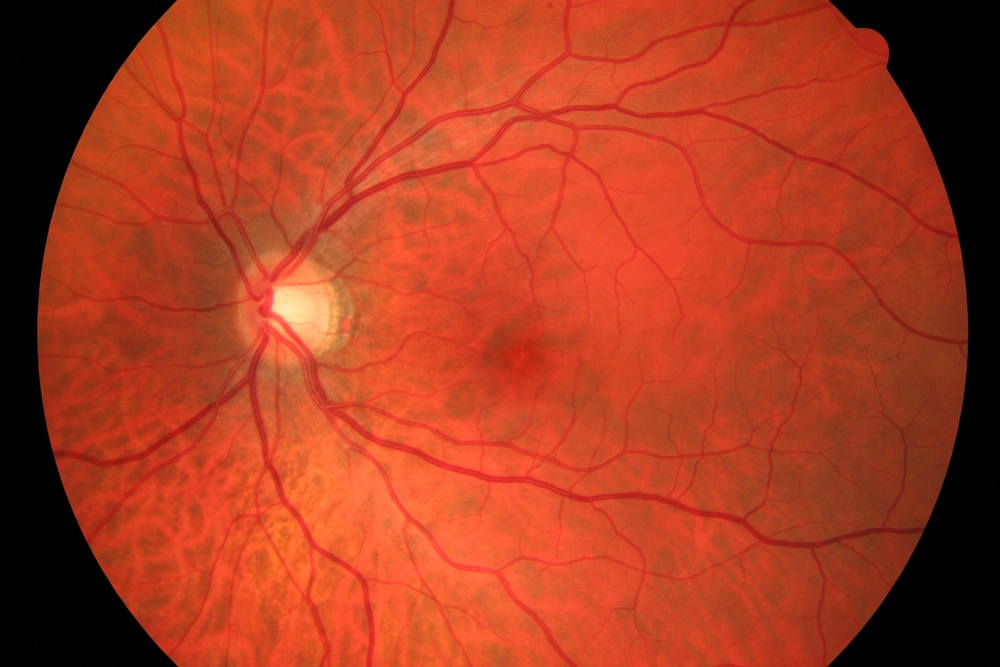
#> input picture image_processing/examples/02_h.jpg, 1000 x 667 px, shrunk from 3504 x 2336 before the run
$ jupyter execute --allow-errors main.ipynb   (shell and % lines are left out)
#> lines starting #> are read from the running program, lines starting #| are printed output that depends on the picture; after the words box and inside, x2 and y2 are one past the last pixel; in counts of white or black regions, pixels touching at a corner belong together
# Detekcja naczyń dna oka z użyciem technik przetwarzania obrazu

### Wprowadzenie

Najpierw dokonajmy odpowiednich importów. Biblioteką wiodącą w przetwarzaniu jest openCV, choć sam rdzeń czyli funkcja wykrywająca naczynia (`frangi`) znajduje się w bibliotece `skimage`. Dodatkowo korzystamy z `numpy`, aby móc modyfikować obrazy (macierze). W celach oceny jakości klasyfikacji korzystami z `sklearn` oraz `imblearn`. W celach wizualizacji wyników posłużymy się `matplotlib`. Biblioteka `os` będzie pomocna przy wczytywaniu obrazów. Biblioteka `pandas` przyda się jedynie przy formatowaniu wyników klasyfikacji.

[cell 1]
import cv2 as cv

import os
import pandas

from skimage.filters import frangi

import numpy as np

from sklearn.metrics import classification_report, accuracy_score, confusion_matrix
from imblearn.metrics import sensitivity_specificity_support, geometric_mean_score

import matplotlib.pyplot as plt
plt.rcParams["figure.figsize"] = (8,8)

[cell 2]
def plt_image(image: np.ndarray, title: str = '', cmap: str = 'gray'):
    plt.title(title)
    plt.axis('off')
    plt.imshow(image, cmap=cmap)

def normalize(image: np.ndarray, factor: float) -> np.ndarray:
    image = image * (factor / image.max())
    return image

W kolejnych krokach przedstawimy zastosowane podejście na przykładzie wybranego obrazu. Następnie sprawdzimy jakość klasyfikacji na podstawie 5 losowo wybranych obrazów. Wczytajmy zatem przykładowy obraz.

[cell 3]
color_image = cv.imread('examples/02_h.jpg')
#> color_image is the input picture: shape (667, 1000, 3); mean B, G, R 32.7, 59.9, 169.4

plt_image(cv.cvtColor(color_image, cv.COLOR_BGR2RGB), 'Obraz naczyń', None)

W celu dalszego przetwarzania obrazu naczyń dna oka konieczne jest usunięcie kolorów. Najbardziej przydatny będzie kanał z kolorem zielonym, stąd tylko ten kolor pozostawiamy na obrazie.

[cell 4]
gray_image = color_image[:,:,1]

plt_image(gray_image, 'Kanał zielony')

Naczynia na powyższym obrazie są dość dobrze widoczne. Jednak można jeszcze bardziej polepszyć kontrast używając metody wyrównywania histogramu. Można użyć do tego np. funkcji `equalizeHist()` jednak dużo lepszy rezultat daje adaptacyjna metoda `CLAHE`.

[cell 5]
clahe = cv.createCLAHE(clipLimit=2.0, tileGridSize=(8, 8))
equalized = clahe.apply(gray_image)

plt_image(equalized, 'Wyrównanie histogramu (CLAHE)')

Kolejnym istotnym krokiem jest usunięcie szumu z obrazu. Bardzo dobrze sprawdzi się jedna z metod `non-local means`, a dokładniej funkcja `fastNlMeansDenoising()`. Niestety dobór parametrów tej funkcji to swoisty kompromis między zbyt dużą ilością szumu (nie-naczyń) oraz zbyt małą liczbą cienkich naczyń.

[cell 6]
denoised = cv.fastNlMeansDenoising(equalized, None, 15)

plt_image(denoised, 'Redukcja szumu (non-local means)')

Na tym etapie można przejść do wykrywania naczyń. W tym celu skorzystamy z funkcji `frangi()` stworzonej właśnie w tym celu. Przy okazji znormalizujemy obraz do wartości 0-255.

[cell 7]
vessels = frangi(denoised)
vessels = normalize(vessels, 255).astype(np.uint8)

plt_image(vessels, 'Wykryte naczynia')

Teraz można dokonać bardzo prostego progowania - wszystko co jest inne niż czerń uznajmy za biel.

[cell 8]
_, thresh = cv.threshold(vessels, 0, 255, cv.THRESH_BINARY)
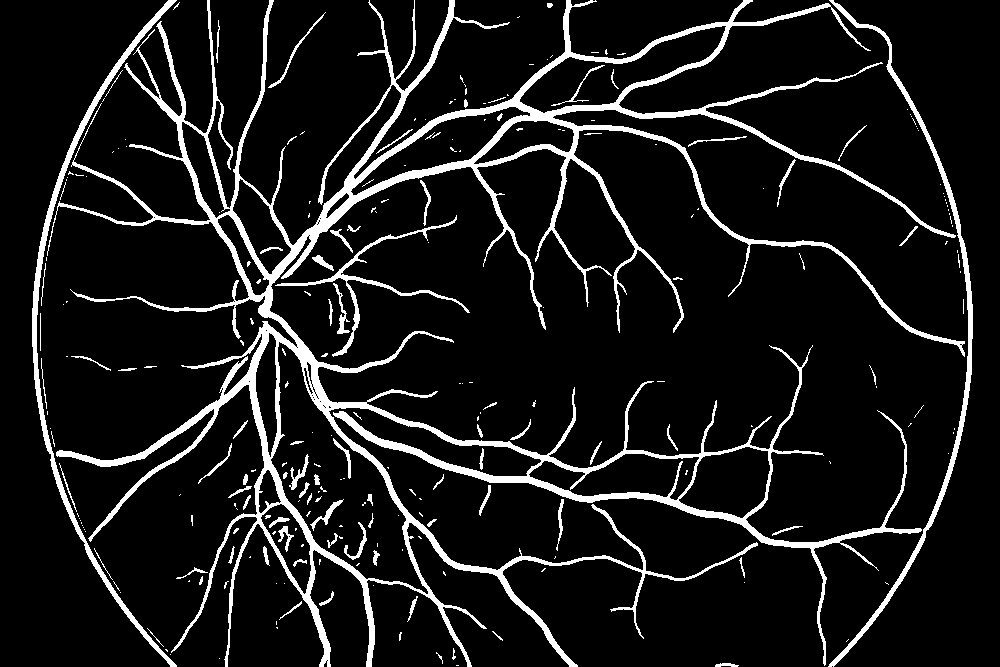
#> thresh: shape (667, 1000); 9.9% white; 253 white regions (173 under 20 px), largest, box (x1, y1, x2, y2) and area: (47, 0, 965, 667) 50563, (32, 0, 177, 667) 3950, (828, 0, 973, 667) 3611

plt_image(thresh, "Progowanie")

Następny krok obejmuje usunięcie małych obiektów, które pozostały na obrazie. Dokonać można tego z użyciem `connectedComponentsWithStats`.

[cell 9]
def remove_small_elements(image: np.ndarray, min_size: int) -> np.ndarray:
#> called with min_size = 800
    components, output, stats, _ = cv.connectedComponentsWithStats(
        image, connectivity=8)
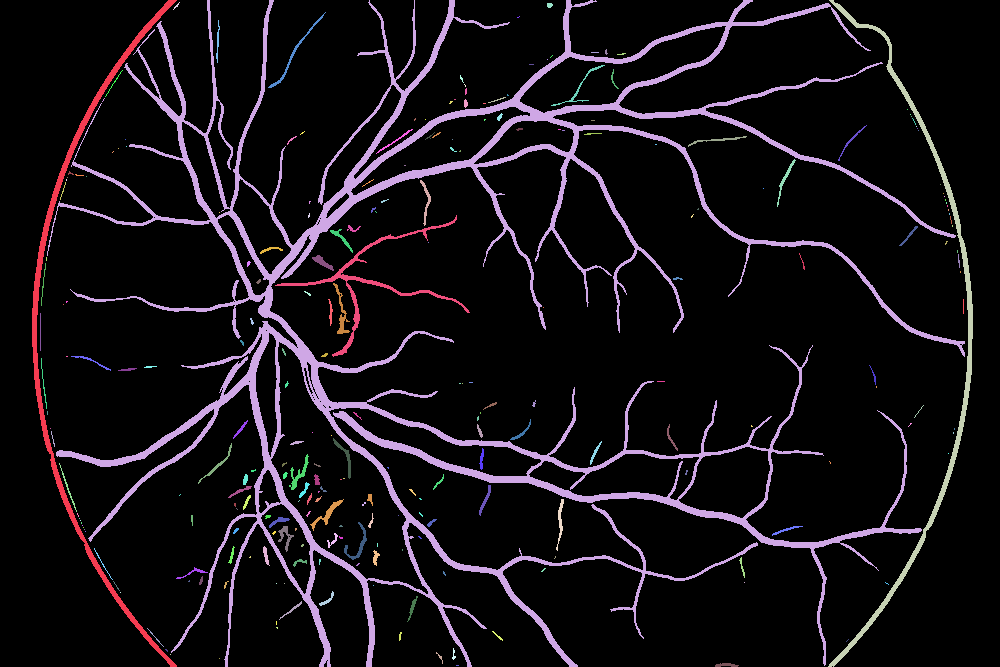
#> output: shape (667, 1000) int32; 254 distinct labels, from 0 to 253; one colour per label, 0 black
#> components = 254; stats = 254 rows, first 6: [0, 0, 1000, 667, 601268], [32, 0, 145, 667, 3950], [47, 0, 918, 667, 50563], [828, 0, 145, 667, 3611], [173, 2, 7, 8, 13], [547, 3, 6, 5, 25]

    sizes = stats[1:, -1]
#> sizes = 253 values, max 50563 at index 1, min 1 at index 12, mean 259.8
    width = stats[1:, -3]
#> width = 253 values, max 918 at index 1, min 1 at index 12, mean 12.43
    height = stats[1:, -2]
#> height = 253 values, max 667 at index 0, min 1 at index 9, mean 17.32
    components -= 1
#> components = 253

    result = np.zeros((output.shape))

    for i in range(0, components):
        if sizes[i] >= min_size and (width[i] > 150 or height[i] > 150):
            result[output == i + 1] = 255
#> result: shape (667, 1000) float64; 8.9% white; 4 white regions, box (x1, y1, x2, y2) and area: (47, 0, 965, 667) 50563, (32, 0, 177, 667) 3950, (828, 0, 973, 667) 3611, (275, 215, 470, 357) 1463

    return result

small_removed = remove_small_elements(thresh, 800).astype(np.uint8)

plt_image(small_removed, 'Usunięcie małych elementów')

Na koniec pozostało jedynie usunięcie granicy oka. W tym celu cofniemy się do kolorowego zdjęcia i na tej podstawie przygotujemy maskę.

[cell 10]
def remove_border(color_img: np.ndarray, image: np.ndarray) -> np.ndarray:
    hsv = cv.cvtColor(color_img, cv.COLOR_BGR2HSV)
#> hsv: shape (667, 1000, 3); mean H, S, V 6.2, 179.6, 169.5
    lower = np.array([0, 0, 80])
    upper = np.array([255, 255, 255])
    mask = cv.inRange(hsv, lower, upper)
#> mask: shape (667, 1000); 84.4% white; 2 black regions, box (x1, y1, x2, y2) and area: (0, 0, 178, 667) 54009, (828, 0, 1000, 667) 49784

    return cv.bitwise_and(image, mask)
#> returned value: shape (667, 1000); 7.8% white; 26 white regions (24 under 20 px), largest, box (x1, y1, x2, y2) and area: (47, 0, 965, 667) 50563, (275, 215, 470, 357) 1463

end_result = remove_border(color_image, small_removed)
plt_image(end_result, 'Ostateczny rezultat')

### Gotowa funkcja
Poniżej przedstawiono gotową funkcję realizującą opisane przetwarzanie. Funkcja korzysta z implementacji `normalize()`, `remove_small_elements()`, `remove_border()`.

[cell 11]
def process_input(path: str) -> np.ndarray:
#> called with path = 'examples/01_dr.JPG'
    color_image = cv.imread(path)
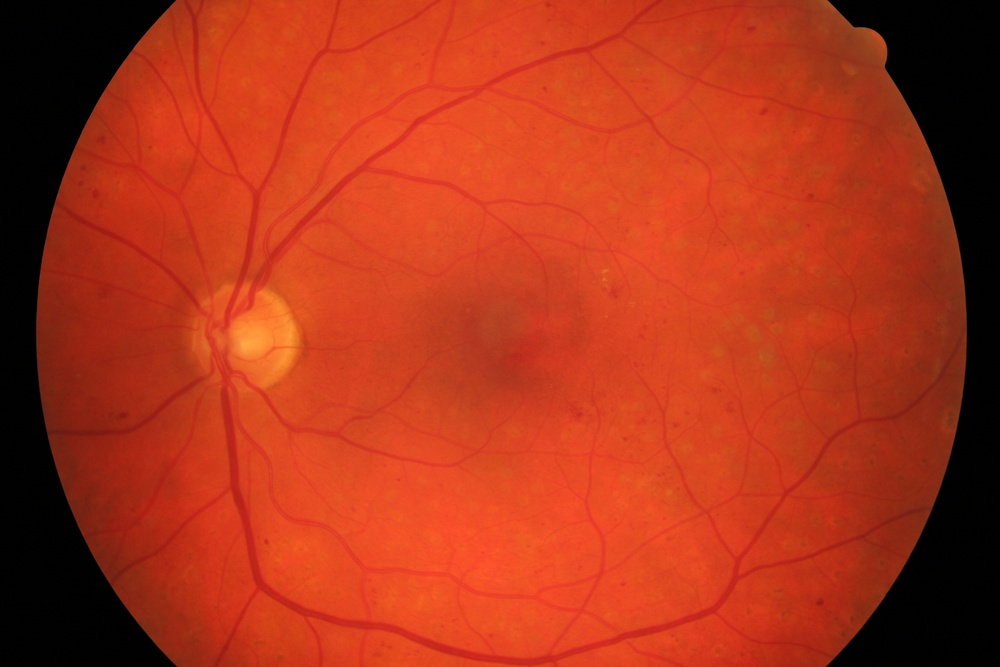
#> input picture image_processing/examples/01_dr.JPG, 1000 x 667 px, shrunk from 3504 x 2336 before the run
#> color_image is the input picture: shape (667, 1000, 3); mean B, G, R 25.5, 52.8, 172.2
    if color_image is None:
        raise FileNotFoundError(f'"{path}" not found')

    gray_image = color_image[:,:,1]

    clahe = cv.createCLAHE(clipLimit=2.0, tileGridSize=(8, 8))
    equalized = clahe.apply(gray_image)
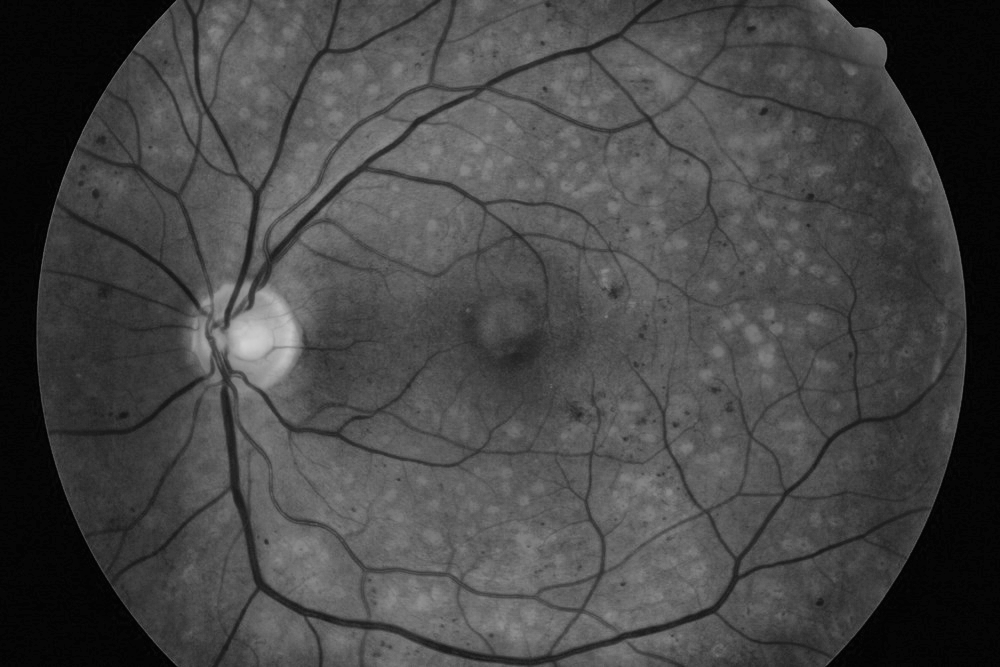
#> equalized: shape (667, 1000); min 3, max 208, mean 70.1

    denoised = cv.fastNlMeansDenoising(equalized, None, 15)
    vessels = normalize(frangi(denoised), 255).astype(np.uint8)
    _, thresh = cv.threshold(vessels, 0, 255, cv.THRESH_BINARY)
#> thresh: shape (667, 1000); 6.2% white; 183 white regions (112 under 20 px), largest, box (x1, y1, x2, y2) and area: (61, 206, 886, 667) 15133, (133, 0, 717, 344) 12217, (827, 0, 972, 667) 4031
    small_removed = remove_small_elements(thresh, 800).astype(np.uint8)
#> call 2 of remove_small_elements, with min_size = 800
#> in remove_small_elements (call 2), `components, output, stats, _ = cv.connectedComponentsWithStats( image,..`:
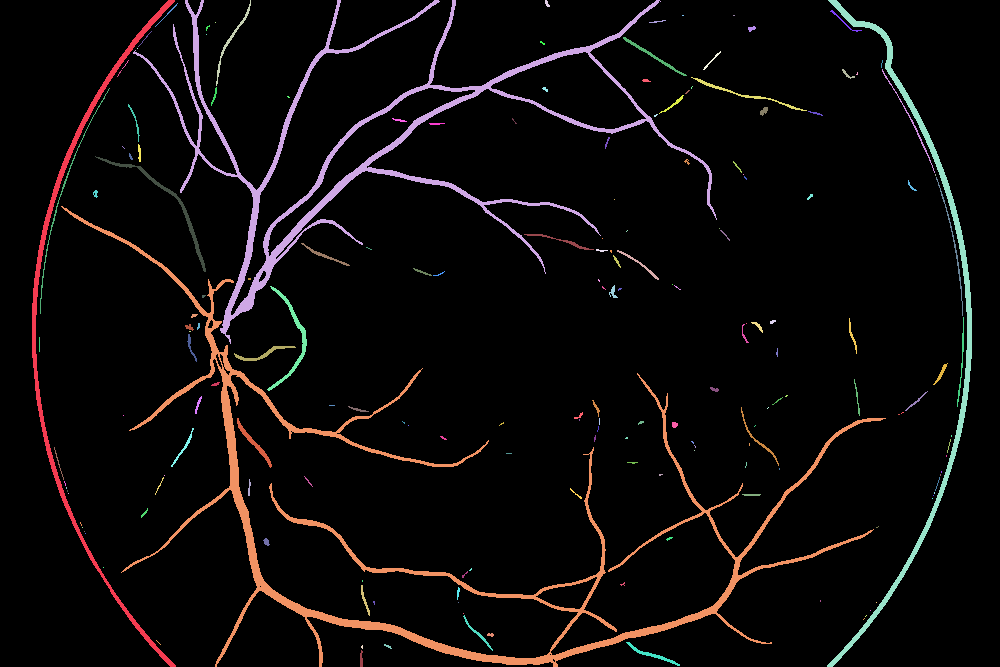
#> output: shape (667, 1000) int32; 184 distinct labels, from 0 to 183; one colour per label, 0 black
#> in remove_small_elements (call 2), `components, output, stats, _ = cv.connectedComponentsWithStats( image,..`: components = 184; stats = 184 rows, first 6: [0, 0, 1000, 667, 625884], [32, 0, 144, 667, 3404], [133, 0, 584, 344, 12217], [216, 0, 35, 86, 208], [545, 0, 5, 7, 21], [827, 0, 145, 667, 4031]
#> in remove_small_elements (call 2), `sizes = stats[1:, -1]`: sizes = 183 values, max 15133 at index 56, min 1 at index 10, mean 224.7
#> in remove_small_elements (call 2), `width = stats[1:, -3]`: width = 183 values, max 825 at index 56, min 1 at index 10, mean 19.29
#> in remove_small_elements (call 2), `height = stats[1:, -2]`: height = 183 values, max 667 at index 0, min 1 at index 7, mean 24.4
#> in remove_small_elements (call 2), `components -= 1`: components = 183
#> after the loop in remove_small_elements (call 2), `for i in range(0, components):`: result: shape (667, 1000) float64; 5.2% white; 4 white regions, box (x1, y1, x2, y2) and area: (61, 206, 886, 667) 15133, (133, 0, 717, 344) 12217, (827, 0, 972, 667) 4031, (32, 0, 176, 667) 3404
    end_result = remove_border(color_image, small_removed)
#> in remove_border (call 2), `hsv = cv.cvtColor(color_img, cv.COLOR_BGR2HSV)`: hsv: shape (667, 1000, 3); mean H, S, V 5.8, 189.2, 172.2
#> in remove_border (call 2), `mask = cv.inRange(hsv, lower, upper)`:
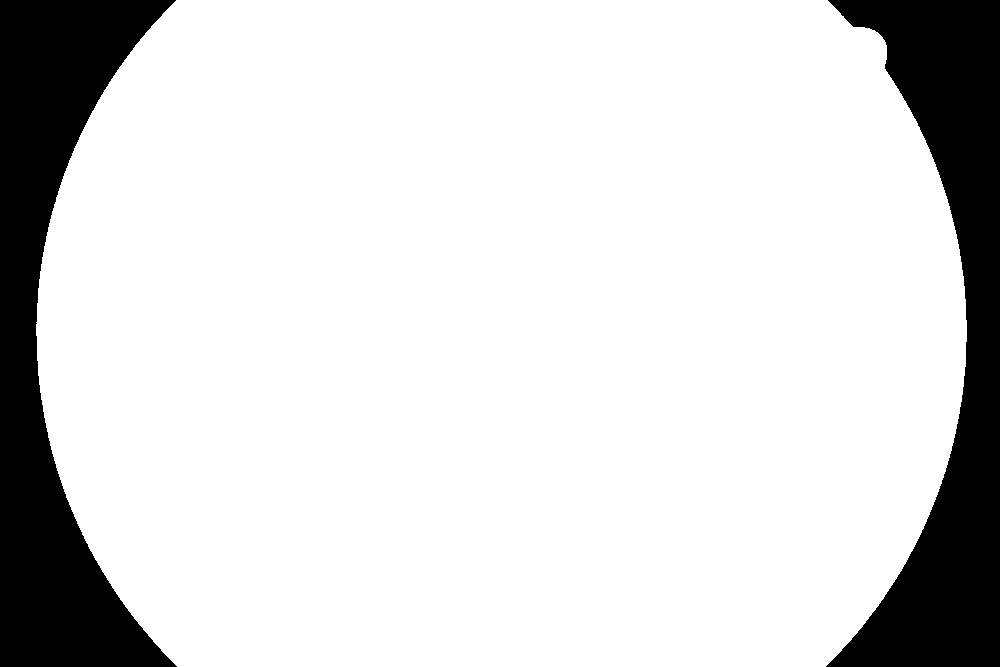
#> mask: shape (667, 1000); 84.4% white; 2 black regions, box (x1, y1, x2, y2) and area: (0, 0, 177, 667) 53448, (826, 0, 1000, 667) 50631
#> in remove_border (call 2), `return cv.bitwise_and(image, mask)`: returned value: shape (667, 1000); 4.1% white; 11 white regions (9 under 20 px), largest, box (x1, y1, x2, y2) and area: (61, 206, 886, 667) 15133, (133, 0, 717, 344) 12217

    return end_result

### Analiza jakości podejścia
W celu porównania uzyskanych wyników z maską ekspercką stwórzmy funkcję wyświetlającą wybrane miary klasyfikacji: `accuracy`, `sensivity`, `specifity`, `weighted sensivity`, `weighted specifity`, `geometric mean` oraz `confusion matrix`.

[cell 12]
# Helper function
def is_binary(image: np.ndarray) -> bool:
    return ((image == 0) | (image == 255)).all()

def compare(image: np.ndarray, truth: np.ndarray) -> dict:
    if not is_binary(image):
        raise Exception('Image is not binary (0 or 255)')

    if not is_binary(truth):
        raise Exception('Ground truth is not binary (0 or 255')

    image = image.flatten()
    truth = truth.flatten()

    report = classification_report(truth, image, output_dict=True)

    accuracy = round(accuracy_score(truth, image), 2)
    sensivity = round(report['255']['recall'], 2)
    specifity = round(report['0']['recall'], 2)

    weighted_result = sensitivity_specificity_support(
        truth, image, average='weighted')

    weight_sensivity = round(weighted_result[0], 2)
    weight_specifity = round(weighted_result[1], 2)
    matrix = confusion_matrix(truth, image)
    geometric_mean = round(geometric_mean_score(truth, image),2)

    return {
        'accuracy': accuracy,
        'sensivity': sensivity,
        'specifity': specifity,
        'wgt_sens': weight_sensivity,
        'wgt_spec': weight_specifity,
        'geo_mean': geometric_mean,
        'matrix': str(matrix.flatten())
    }

Dodatkowo warto zwizualizować uzyskane naczynia na masce eksperckiej. Dokonamy tego poprzez naniesienie na maskę ekspercką zielonych pikseli, uznanych za naczynia.

[cell 13]
def visualise(image: np.ndarray, truth: np.ndarray) -> np.ndarray:
    predicted_vessels = (image == 255)
    true_vessels = (truth  == 255)

    predicted_correct = (predicted_vessels & true_vessels)

    green_predicted = np.zeros((*truth.shape, 3), dtype=np.uint8)
    green_predicted[true_vessels, :] = 255

    green_predicted[predicted_correct] = [0, 255, 0]

    return green_predicted

W końcu można dokonać analizy wybranych obrazów.

[cell 14]
def analyse(dir: str, out_dir: str):
    images = sorted(os.listdir(dir), key=lambda x: x.lower())

    if not os.path.isdir(out_dir):
        os.mkdir(out_dir)
        print(f'"{out_dir}" directory has been created.')

    if len(images) % 2 != 0:
        raise Exception("len(images) != len(ground_trouth)")

    # Assumes that we have only .jpg (img) and .tif (truth) images!
    img = images[::2]
    truth = images[1::2]
    examples = [{'name': i, 'img': i, 'truth': t, 'comparison': None, 'visualisation': None}
                for i,t in zip(img,truth)]

    for example in examples:
        example['img'] = process_input(dir + example['img'])
        example['truth'] = cv.imread(dir + example['truth'], cv.IMREAD_GRAYSCALE)
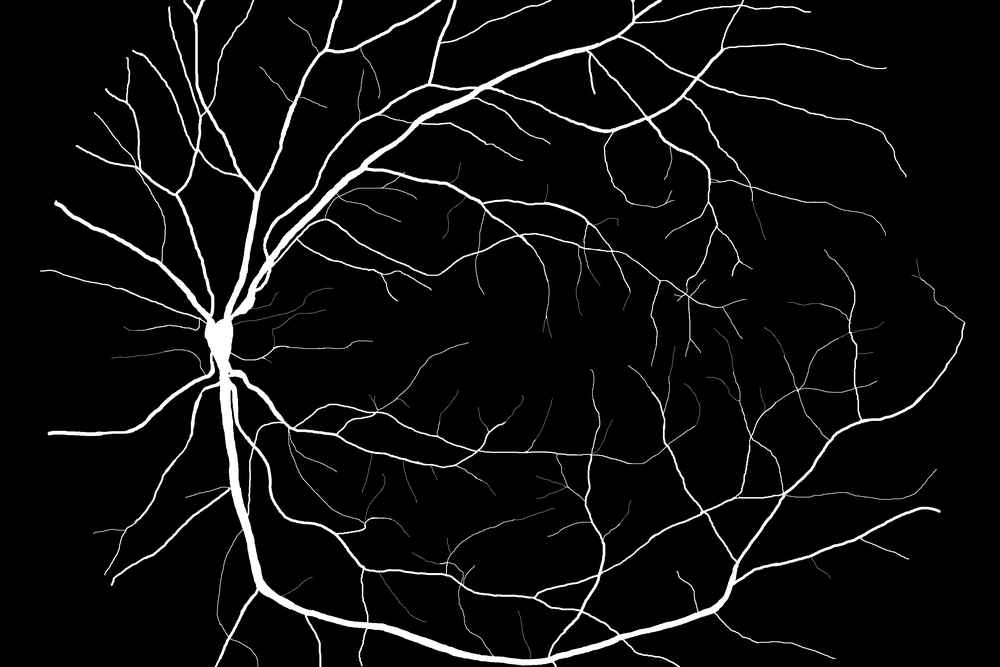
#> input picture image_processing/examples/01_dr.tif, 1000 x 667 px, shrunk from 3504 x 2336 before the run
        example['comparison'] = compare(example['img'], example['truth'])
        example['visualisation'] = visualise(example['img'], example['truth'])
        cv.imwrite(out_dir + example['name'][:-4] + ".jpg", example['img'])
        cv.imwrite(out_dir + example['name'][:-4] + "_w.jpg", example['visualisation'])

    fig, axs = plt.subplots(len(examples), 3, sharex=True, sharey=True)
    fig.set_figwidth(20)
    fig.set_figheight(6 * len(examples))

    # Workaround for 1 image
    axs = np.array([axs]) if len(examples) == 1 else axs

    for i, example in enumerate(examples):
        axs[i, 0].set_title('Maska ekspercka', {'fontsize': 18})
        axs[i, 0].axis('off')
        axs[i, 0].imshow(example['truth'], cmap='gray')

        axs[i, 1].set_title('Przetworzony ' + example['name'], {'fontsize': 18})
        axs[i, 1].axis('off')
        axs[i, 1].imshow(example['img'], cmap='gray')

        axs[i, 2].set_title('Wizualizacja', {'fontsize': 18})
        axs[i, 2].axis('off')
        axs[i, 2].imshow(example['visualisation'], cmap='gray')

    plt.tight_layout()

    index = [example['name'] for example in examples]
    matrix = [example['comparison'].pop('matrix', None) for example in examples]
    comparison = [example['comparison'] for example in examples]

    print(pandas.DataFrame(comparison, index=index))
    print('------------------------------------------------------------------')
    print(pandas.DataFrame(matrix, index=index, columns=['confusion_matrix']))


#> (the rest of this cell did not finish here and is left out)
